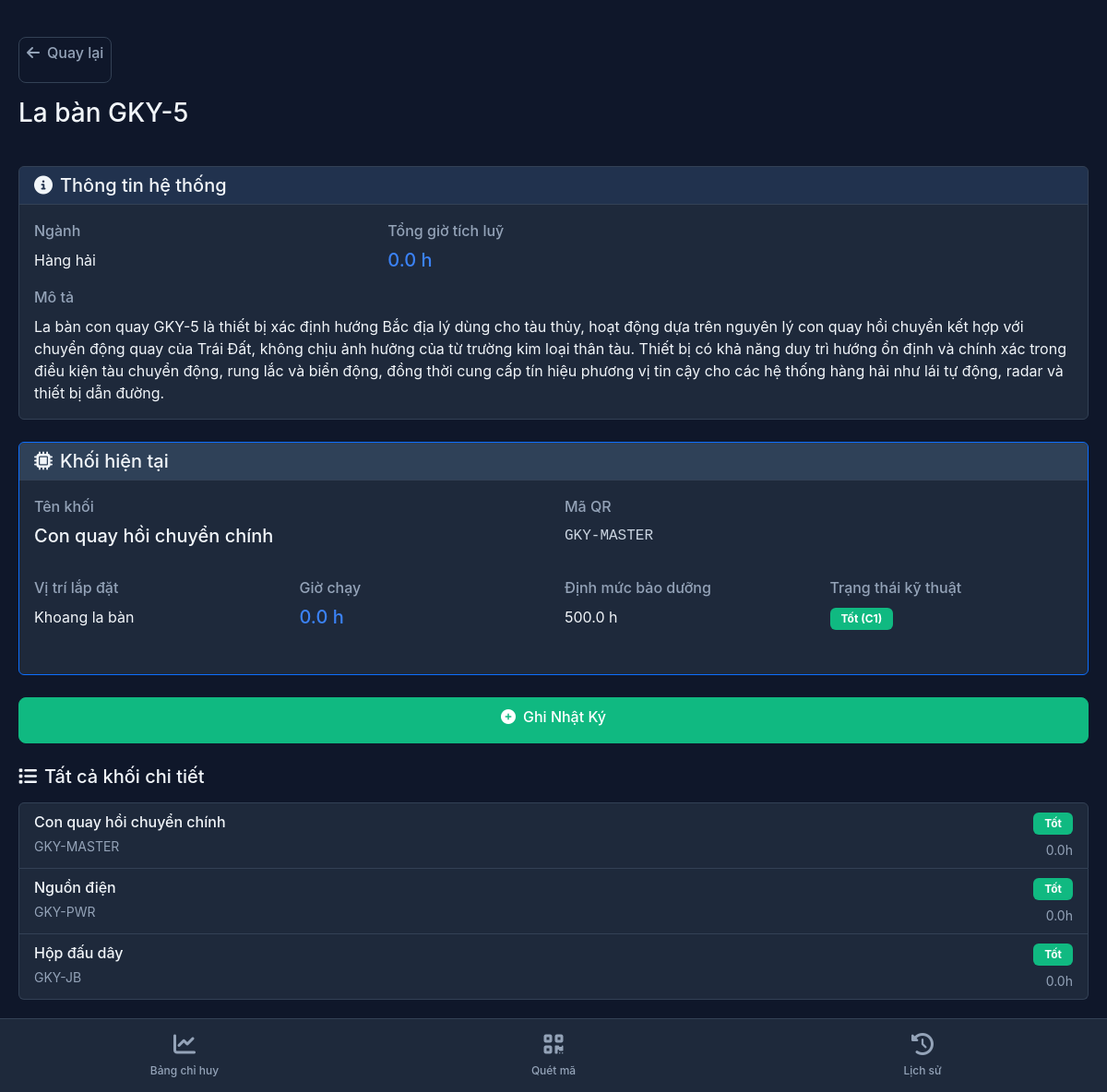
Screenshot of /thiet-bi/GKY-MASTER/ with the database file from the repository.
### qlthietbi/models.py (models this page shows, shortened)
class Device(models.Model):
    department = models.ForeignKey(Department, on_delete = models.CASCADE, verbose_name = "Thuộc ngành")
    name = models.CharField(max_length = 200, verbose_name="Tên thiết bị")
    description = models.TextField(blank = True, verbose_name = "Mô tả")
    total_system_hours = models.FloatField(default = 0.0, verbose_name = "Tổng giờ tích luỹ")
    class Meta:
        verbose_name = "3. Hệ thống thiết bị (Cha)"
        verbose_name_plural = "3. Hệ thống thiết bị (Cha)"

class Department(models.Model):
    name = models.CharField(max_length = 100, verbose_name = "Tên ngành")
    class Meta:
        verbose_name_plural = "1. Quản lý ngành"

class DeviceUnit(models.Model):
    STATUS_CHOICES = [
        ('NORMAL', 'Hoạt động bình thường'),
        ('MAINTENANCE','Bảo dưỡng'),
        ('ERROR', 'Lỗi')
    ]
    device = models.ForeignKey(Device, on_delete = models.CASCADE, related_name = 'units', verbose_name = "Thuộc Hệ thống")
    location = models.ForeignKey(Location, on_delete = models.SET_NULL, null = True, verbose_name = "Vị trí lắp đặt")
    name = models.CharField(max_length = 200, verbose_name = "Tên khối")
    qr_code = models.CharField(max_length = 50, unique = True, verbose_name = "Mã QR")
    qr_image = models.ImageField(upload_to='qr_codes/units/', blank=True, null=True, verbose_name="Mã QR")
    current_hours = models.FloatField(default = 0.0, verbose_name = "Giờ chạy")
    maintenance_threshold = models.FloatField(default = 500.0, verbose_name = "Định mức bảo dưỡng")
    status = models.CharField(max_length  = 20, choices = STATUS_CHOICES, default = 'NORMAL', verbose_name = "Trạng thái")
    class Meta:
        verbose_name = "4. Khối chi tiết"
        verbose_name_plural = "4. Khối chi tiết"

class Location(models.Model):
    name = models.CharField(max_length = 100, verbose_name = "Tên vị trí/Khoang hầm")
    class Meta:
        verbose_name_plural = "2. Danh mục vị trí"

### qlthietbi/views.py (the view)
# urls.py: path('thiet-bi/<str:qr_code>/', views.device_detail, name='device_detail'),
@require_http_methods(["GET"])
def device_detail(request, qr_code):
    device_unit = get_object_or_404(DeviceUnit, qr_code=qr_code)
    device = device_unit.device
    all_units = device.units.all()
    context = {
        'device': device,
        'device_unit': device_unit,
        'all_units': all_units,
    }
    return render(request, 'qlthietbi/device_detail.html', context)

### qlthietbi/templates/qlthietbi/device_detail.html (shortened to what this page needs)
{% extends 'qlthietbi/base.html' %}
{% block content %}
<div class="row mb-4">
    <div class="col-12">
        <a href="{% url 'dashboard' %}" class="btn btn-sm btn-outline-secondary mb-3">
            <i class="fas fa-arrow-left me-2"></i>Quay lại
        </a>
        <h1 class="h3 mb-3">{{ device.name }}</h1>
    </div>
</div>
<div class="row mb-4">
    <div class="col-12">
        <div class="card">
            <div class="card-header">
                <h5 class="mb-0">
                    <i class="fas fa-info-circle me-2"></i>Thông tin hệ thống
                </h5>
            </div>
            <div class="card-body">
                <div class="row mb-3">
                    <div class="col-6 col-md-4">
                        <label class="form-label text-muted">Ngành</label>
                        <p class="mb-0">{{ device.department.name }}</p>
                    </div>
                    <div class="col-6 col-md-4">
                        <label class="form-label text-muted">Tổng giờ tích luỹ</label>
                        <p class="mb-0 h5" style="color: var(--accent-primary);">{{ device.total_system_hours }} h</p>
                    </div>
                </div>
                {% if device.description %}
                    <div class="row">
                        <div class="col-12">
                            <label class="form-label text-muted">Mô tả</label>
                            <p class="mb-0">{{ device.description }}</p>
                        </div>
                    </div>
                {% endif %}
            </div>
        </div>
    </div>
</div>
<div class="row mb-4">
    <div class="col-12">
        <div class="card border-primary">
            <div class="card-header" style="background-color: rgba(65, 90, 119, 0.5);">
                <h5 class="mb-0">
                    <i class="fas fa-microchip me-2"></i>Khối hiện tại
                </h5>
            </div>
            <div class="card-body">
                <div class="row mb-3">
                    <div class="col-12 col-md-6 mb-3">
                        <label class="form-label text-muted">Tên khối</label>
                        <p class="mb-0 h5">{{ device_unit.name }}</p>
                    </div>
                    <div class="col-12 col-md-6 mb-3">
                        <label class="form-label text-muted">Mã QR</label>
                        <p class="mb-0 font-monospace">{{ device_unit.qr_code }}</p>
                    </div>
                </div>
                <div class="row mb-3">
                    <div class="col-6 col-md-3 mb-3">
                        <label class="form-label text-muted">Vị trí lắp đặt</label>
                        <p class="mb-0">{{ device_unit.location.name|default:"Không xác định" }}</p>
                    </div>
                    <div class="col-6 col-md-3 mb-3">
                        <label class="form-label text-muted">Giờ chạy</label>
                        <p class="mb-0 h5" style="color: var(--accent-primary);">{{ device_unit.current_hours }} h</p>
                    </div>
                    <div class="col-6 col-md-3 mb-3">
                        <label class="form-label text-muted">Định mức bảo dưỡng</label>
                        <p class="mb-0">{{ device_unit.maintenance_threshold }} h</p>
                    </div>
                    <div class="col-6 col-md-3 mb-3">
                        <label class="form-label text-muted">Trạng thái kỹ thuật</label>
                        <p class="mb-0">
                            {% if device_unit.status == 'NORMAL' %}
                                <span class="badge bg-success">Tốt (C1)</span>
                            {% elif device_unit.status == 'MAINTENANCE' %}
                                <span class="badge bg-warning text-dark">Cần bảo dưỡng (C2)</span>
                            {% elif device_unit.status == 'ERROR' %}
                                <span class="badge bg-danger">Hỏng hóc/Sự cố</span>
                            {% endif %}
                        </p>
                    </div>
                </div>
            </div>
        </div>
    </div>
</div>
<div class="row mb-4">
    <div class="col-12">
        <a href="{% url 'log_entry' device_unit.qr_code %}" class="btn btn-success btn-lg w-100">
            <i class="fas fa-plus-circle me-2"></i>Ghi Nhật Ký
        </a>
    </div>
</div>
{% if all_units.count > 1 %}
    <div class="row">
        <div class="col-12">
            <h5 class="mb-3">
                <i class="fas fa-list me-2"></i>Tất cả khối chi tiết
            </h5>
            <div class="list-group">
                {% for unit in all_units %}
                    <a href="{% url 'device_detail' unit.qr_code %}" class="list-group-item list-group-item-action">
                        <div class="d-flex w-100 justify-content-between align-items-center">
                            <div>
                                <h6 class="mb-1">{{ unit.name }}</h6>
                                <small class="text-muted">{{ unit.qr_code }}</small>
                            </div>
                            <div class="text-end">
                                <div class="mb-1">
                                    {% if unit.status == 'NORMAL' %}
                                        <span class="badge bg-success">Tốt</span>
                                    {% elif unit.status == 'MAINTENANCE' %}
                                        <span class="badge bg-warning text-dark">Bảo dưỡng</span>
                                    {% elif unit.status == 'ERROR' %}
                                        <span class="badge bg-danger">Hỏng</span>
                                    {% endif %}
                                </div>
                                <small class="text-muted">{{ unit.current_hours }}h</small>
                            </div>
                        </div>
                    </a>
                {% endfor %}
            </div>
        </div>
    </div>
{% endif %}
{% endblock %}

### qlthietbi/templates/qlthietbi/base.html (shortened to what this page needs)
<!DOCTYPE html>
<html lang="vi">
<head>
    <link href="https://cdn.jsdelivr.net/npm/bootstrap@5.3.0/dist/css/bootstrap.min.css" rel="stylesheet">
    <link href="https://cdnjs.cloudflare.com/ajax/libs/font-awesome/6.4.0/css/all.min.css" rel="stylesheet">
</head>
<body>
    <main>
        <div class="container-main">
            {% block content %}{% endblock %}
        </div>
    </main>
    <nav class="navbar-bottom">
        <a href="{% url 'dashboard' %}" class="nav-item-bottom {% if request.resolver_match.url_name == 'dashboard' %}active{% endif %}">
            <i class="fas fa-chart-line"></i>
            <span>Bảng chỉ huy</span>
        </a>
        <a href="{% url 'scan' %}" class="nav-item-bottom {% if request.resolver_match.url_name == 'scan' %}active{% endif %}">
            <i class="fas fa-qrcode"></i>
            <span>Quét mã</span>
        </a>
        <a href="{% url 'history' %}" class="nav-item-bottom {% if request.resolver_match.url_name == 'history' %}active{% endif %}">
            <i class="fas fa-history"></i>
            <span>Lịch sử</span>
        </a>
    </nav>
</body>
</html>

### qlthietbi/templates/qlthietbi/base.html (style rules this page uses)
:root { --bg-primary: #0f172a; --bg-surface: #1e293b; --text-primary: #f1f5f9; --text-muted: #94a3b8; --border-color: #334155; --accent-primary: #3b82f6; --accent-success: #10b981; --accent-warning: #f59e0b; --accent-danger: #ef4444; }
* { margin: 0; padding: 0; box-sizing: border-box; }
body { background-color: var(--bg-primary); color: var(--text-primary); font-family: -apple-system, BlinkMacSystemFont, 'Segoe UI', Roboto, 'Helvetica Neue', Arial, sans-serif; padding-bottom: 80px; }
main { min-height: calc(100vh - 80px); }
.navbar-bottom { position: fixed; bottom: 0; left: 0; right: 0; background-color: var(--bg-surface); border-top: 1px solid var(--border-color); display: flex; justify-content: space-around; align-items: center; height: 80px; z-index: 1000; }
.nav-item-bottom { flex: 1; display: flex; flex-direction: column; align-items: center; justify-content: center; padding: 10px 0; text-decoration: none; color: var(--text-muted); transition: color 0.3s ease; min-height: 80px; gap: 8px; }
.nav-item-bottom i { font-size: 24px; }
.nav-item-bottom span { font-size: 12px; font-weight: 500; }
.card { background-color: var(--bg-surface); border: 1px solid var(--border-color); color: var(--text-primary); }
.card-header { background-color: rgba(59, 130, 246, 0.1); border-bottom: 1px solid var(--border-color); }
.btn { min-height: 50px; font-weight: 500; border-radius: 8px; font-size: 16px; }
.btn-success { background-color: var(--accent-success); border-color: var(--accent-success); }
.btn-outline-secondary { border-color: var(--border-color); color: var(--text-muted); }
.form-label { color: var(--text-primary); font-weight: 500; margin-bottom: 8px; }
.list-group-item { background-color: var(--bg-surface); border-color: var(--border-color); color: var(--text-primary); }
.container-main { padding: 20px; margin-top: 20px; }
.badge { font-size: 12px; padding: 6px 12px; }
.badge.bg-success { background-color: var(--accent-success) !important; }
.text-muted { color: var(--text-muted) !important; }
.font-monospace { font-family: 'Courier New', monospace; color: #cbd5e1; }

### rows the page displays
Device: name "La bàn GKY-5", department.name "Hàng hải", total_system_hours "0.0", description "La bàn con quay GKY-5 là thiết bị xác định hướng Bắc địa lý dùng cho tàu thủy, hoạt động dựa trên nguyên lý con quay hồi chuyển kết hợp với chuyển động quay của Trái Đất, không chịu ảnh hưởng của từ trường kim loại thân tàu. Thiết bị có khả năng duy trì hướng ổn định và chính xác trong điều kiện tàu chuyển động, rung lắc và biển động, đồng thời cung cấp tín hiệu phương vị tin cậy cho các hệ thống hàng hải như lái tự động, radar và thiết bị dẫn đường."
DeviceUnit: name "Con quay hồi chuyển chính", qr_code "GKY-MASTER", location.name "Khoang la bàn", current_hours "0.0", maintenance_threshold "500.0", status "Tốt"
DeviceUnit: name "Nguồn điện", qr_code "GKY-PWR", status "Tốt", current_hours "0.0"
DeviceUnit: name "Hộp đấu dây", qr_code "GKY-JB", status "Tốt", current_hours "0.0"
